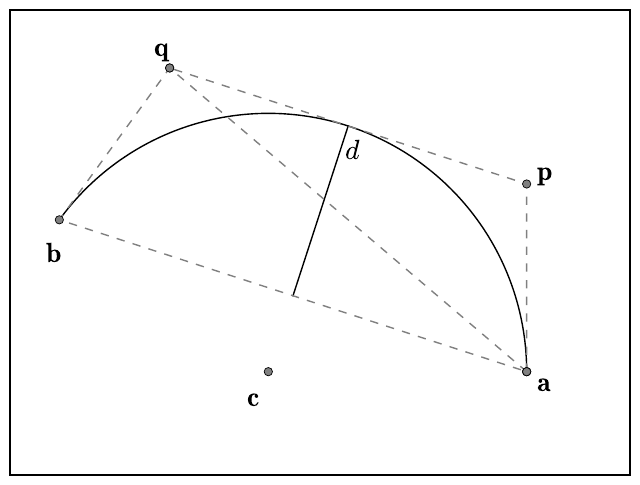

Source code (Python):
# -*- coding: utf-8 -*-
import matplotlib.pyplot as plt
from matplotlib.path import Path
import matplotlib.patches as patches
from math import sin, cos, pi, sqrt, asin, acos, atan
import math
from common import *

fig = plt.figure()

g = fig.add_subplot(1, 1, 1)
#ax.text(center1[0] + 5, center1[1], r'$\mathbf{c}_1$', fontsize=20)
#ax.arrow(center0[0] + radius0*cos(pi/4), center0[1] + radius0*sin(pi/4), eps, -eps, head_width=5, head_length=5, fc='k', ec='k')
#ax.plot([center0[0], center0[0], center0[0] + radius0, center1[0], px], [center0[1] + radius0, center0[1], center0[1], center1[1], py], 'o--', lw=1, color='gray', ms=10)
#arc1 = patches.Arc(center1, radius1*2, radius1*2, 0.0, 180, angle)
#ax.add_patch(arc0)

def degrees(p, center):
    return  math.degrees((p - center).angle())

def draw_arc(arc):
    angle0 = degrees(arc.a, arc.center)
    angle1 = degrees(arc.b, arc.center)
    width = 2*arc.radius()
    if arc.clockwise:
        angle1, angle0 = angle0, angle1
    g.add_patch(patches.Arc(arc.center, width, width, 0.0, angle0, angle1))
    #g.add_patch(patches.Arc(arc.center, 5, 5, 0.0, 0, 360))

center = Point(10, 10)
radius = 50
a = center.polar(pi*0.0, radius)
b = center.polar(pi*0.8, radius)
arc = Arc(center, a, b)

v = (a - center).left()
w = (b - center).right()

ba = b - a

middle = (a + b)*0.5
pc = middle - center
d = radius - ((a + b)*0.5 - center).length()

peak = middle + pc.scaled(d)
g.text(25, 51, r'$h$', fontsize=20)
g.text(62, 6, r'$\mathbf{a}$', fontsize=20)
g.text(-33, 31, r'$\mathbf{b}$', fontsize=20)
g.text(62, 47, r'$\mathbf{p}$', fontsize=20)
g.text(-12, 71, r'$\mathbf{q}$', fontsize=20)
g.text(6, 3, r'$\mathbf{c}$', fontsize=20)

plt.plot([middle.x, peak.x], [middle.y, peak.y], color='black')

p = a + d/sqrt(v.length2() - v.dot(ba)**2/ba.length2())*v
q = b + d/sqrt(w.length2() - w.dot(ba)**2/ba.length2())*w

#plt.plot([a.x, center.x, b.x], [a.y, center.y, b.y], color='black')
plt.plot([a.x, p.x, q.x], [a.y, p.y, q.y], 'o-', color='gray', ls='--')
plt.plot([a.x, q.x, b.x, a.x], [a.y, q.y, b.y, a.y], 'o-', color='gray', ls='--')
plt.plot([center.x], [center.y], 'o', color='gray', ls='--')

draw_arc(arc)

g.set_xlim(-40, 80)
g.set_ylim(-10, 80)
g.set_aspect(1)
g.xaxis.set_visible(False)
g.yaxis.set_visible(False)

#plt.show()
plt.savefig("arc_cover.pdf", bbox_inches="tight")
